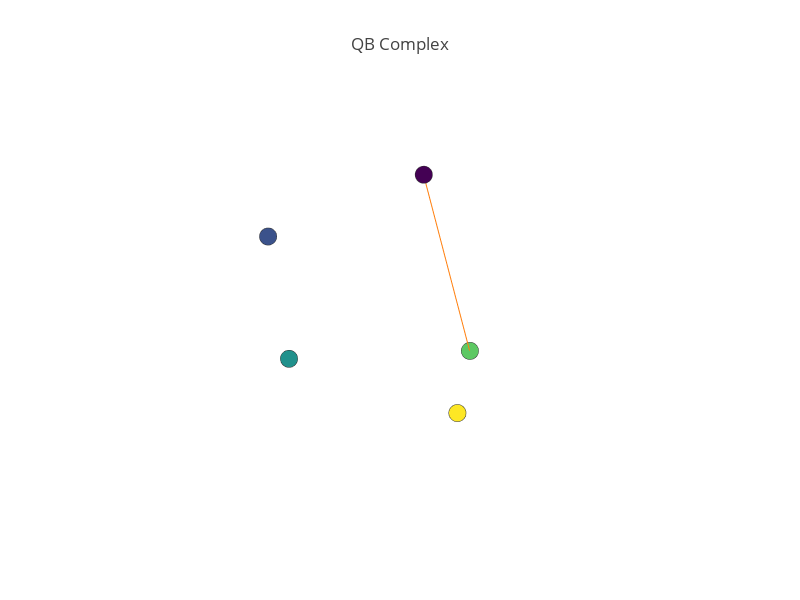

This figure's notebook cell:
### Code cell
qb_complex = cmapper.build_complex(38)

fig = visualize_complex(qb_complex, 'QB Complex')
iplot(fig, filename='qb_complex')

### Figure 1 — Plotly figure (JSON) as saved in the notebook; plotly's stock layout.template omitted (floating-point values rounded to 4 significant figures)
{"data": [{"hoverinfo": "text", "marker": {"color": [0, 1, 2, 3, 4], "colorscale": "Viridis", "line": {"color": "rgb(50,50,50)", "width": 0.5}, "size": 6, "symbol": "circle"}, "mode": "markers", "name": "Vertices", "text": ["0", "1", "2", "3", "4"], "type": "scatter3d", "uid": "17cd5374-ac94-11e8-acf6-65ad3d48b532", "x": [-1.34, -0.4765, -0.6527, -1.322, -0.6592], "y": [-3.32, -3.237, -3.552, -2.962, -2.523], "z": [-0.08761, -0.05461, -0.8958, -0.8924, -0.5075]}, {"mode": "lines", "name": "Edges", "type": "scatter3d", "uid": "17cd5608-ac94-11e8-acf6-65ad3d48b532", "x": [-1.34, -1.322, null], "y": [-3.32, -2.962, null], "z": [-0.08761, -0.8924, null]}], "layout": {"height": 600, "margin": {"t": 100}, "scene": {"xaxis": {"showbackground": false, "showgrid": false, "showline": false, "showticklabels": false, "title": "", "zeroline": false}, "yaxis": {"showbackground": false, "showgrid": false, "showline": false, "showticklabels": false, "title": "", "zeroline": false}, "zaxis": {"showbackground": false, "showgrid": false, "showline": false, "showticklabels": false, "title": "", "zeroline": false}}, "showlegend": false, "title": "QB Complex", "width": 800}}
